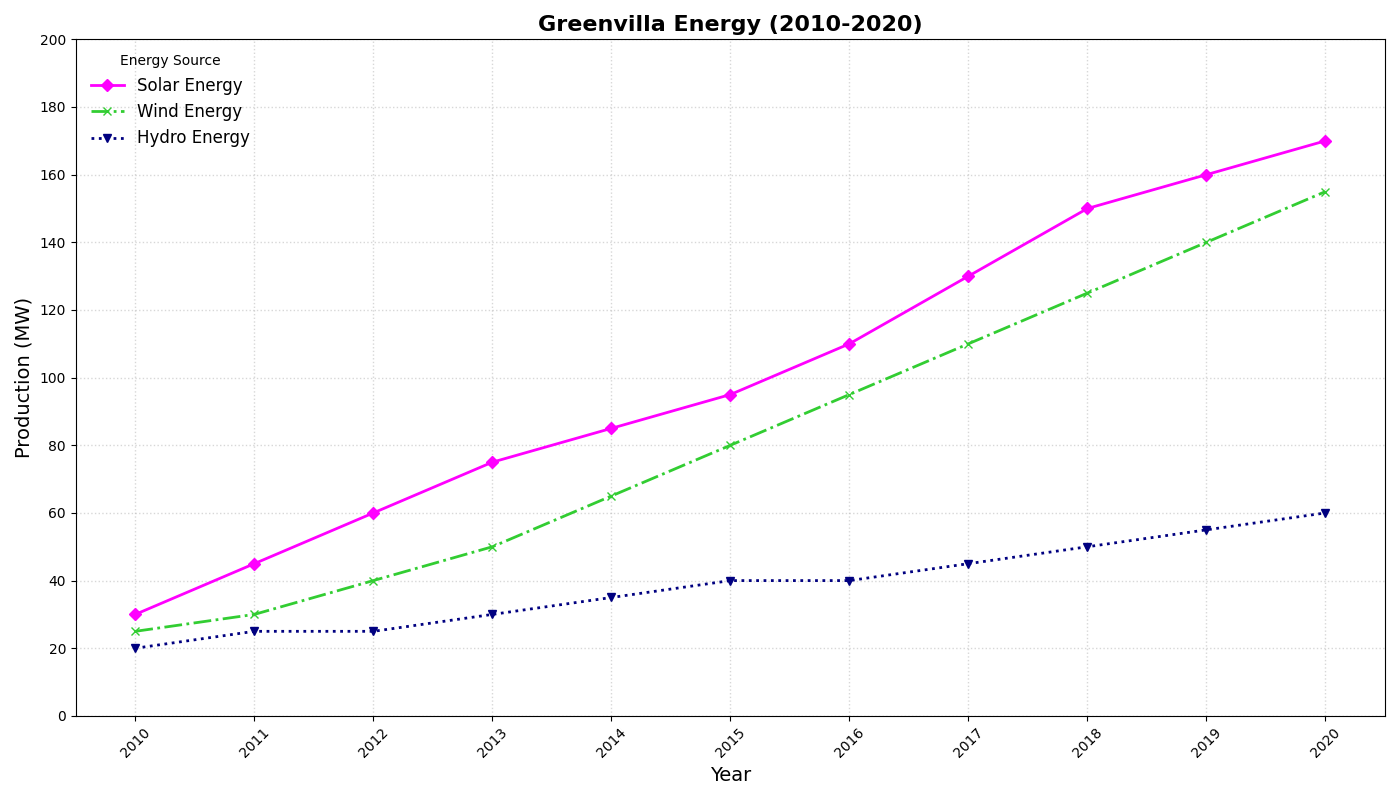

Write the Python code that produced this figure.
import matplotlib.pyplot as plt
import numpy as np

years = np.arange(2010, 2021)
solar_energy = np.array([30, 45, 60, 75, 85, 95, 110, 130, 150, 160, 170])
wind_energy = np.array([25, 30, 40, 50, 65, 80, 95, 110, 125, 140, 155])
hydro_energy = np.array([20, 25, 25, 30, 35, 40, 40, 45, 50, 55, 60])

fig, ax = plt.subplots(figsize=(14, 8))

# Changed colors, markers, and styles for the plot lines
ax.plot(years, solar_energy, label="Solar Energy", color='magenta', marker='D', linestyle='solid', linewidth=2)
ax.plot(years, wind_energy, label="Wind Energy", color='limegreen', marker='x', linestyle='dashdot', linewidth=2)
ax.plot(years, hydro_energy, label="Hydro Energy", color='navy', marker='v', linestyle='dotted', linewidth=2)

ax.set_title("Greenvilla Energy (2010-2020)", fontsize=16, fontweight='bold')
ax.set_xlabel('Year', fontsize=14)
ax.set_ylabel('Production (MW)', fontsize=14)

plt.xticks(years, rotation=45)
plt.yticks(np.arange(0, 201, 20))

# Randomized legend position and formatting
ax.legend(title='Energy Source', fontsize=12, loc='upper left', frameon=False)

# Randomized grid style
ax.grid(True, linestyle=':', linewidth=1.0, alpha=0.5)

plt.tight_layout()
plt.show()
